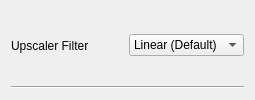
            <widget class="QWidget" name="widget__14_upscalerFilter" native="true">
             <property name="sizePolicy">
              <sizepolicy hsizetype="Preferred" vsizetype="Maximum">
               <horstretch>0</horstretch>
               <verstretch>0</verstretch>
              </sizepolicy>
             </property>
             <layout class="QVBoxLayout" name="verticalLayout_19">
              <item>
               <widget class="QWidget" name="widget_36" native="true">
                <property name="sizePolicy">
                 <sizepolicy hsizetype="Preferred" vsizetype="Minimum">
                  <horstretch>0</horstretch>
                  <verstretch>0</verstretch>
                 </sizepolicy>
                </property>
                <layout class="QHBoxLayout" name="horizontalLayout_19" stretch="0,0,0">
                 <property name="spacing">
                  <number>0</number>
                 </property>
                 <property name="leftMargin">
                  <number>0</number>
                 </property>
                 <property name="topMargin">
                  <number>0</number>
                 </property>
                 <property name="rightMargin">
                  <number>0</number>
                 </property>
                 <property name="bottomMargin">
                  <number>0</number>
                 </property>
                 <item>
                  <widget class="QLabel" name="label_17">
                   <property name="text">
                    <string>Upscaler Filter</string>
                   </property>
                  </widget>
                 </item>
                 <item>
                  <spacer name="horizontalSpacer_17">
                   <property name="orientation">
                    <enum>Qt::Orientation::Horizontal</enum>
                   </property>
                   <property name="sizeHint" stdset="0">
                    <size>
                     <width>40</width>
                     <height>20</height>
                    </size>
                   </property>
                  </spacer>
                 </item>
                 <item>
                  <widget class="QComboBox" name="comboBox_upscalerFilter">
                   <item>
                    <property name="text">
                     <string>Linear (Default)</string>
                    </property>
                   </item>
                   <item>
                    <property name="text">
                     <string>Nearest</string>
                    </property>
                   </item>
                   <item>
                    <property name="text">
                     <string>Pixel</string>
                    </property>
                   </item>
                   <item>
                    <property name="text">
                     <string>FSR</string>
                    </property>
                   </item>
                   <item>
                    <property name="text">
                     <string>NIS</string>
                    </property>
                   </item>
                  </widget>
                 </item>
                </layout>
               </widget>
              </item>
              <item>
               <widget class="Line" name="line_18">
                <property name="orientation">
                 <enum>Qt::Orientation::Horizontal</enum>
                </property>
               </widget>
              </item>
             </layout>
            </widget>
